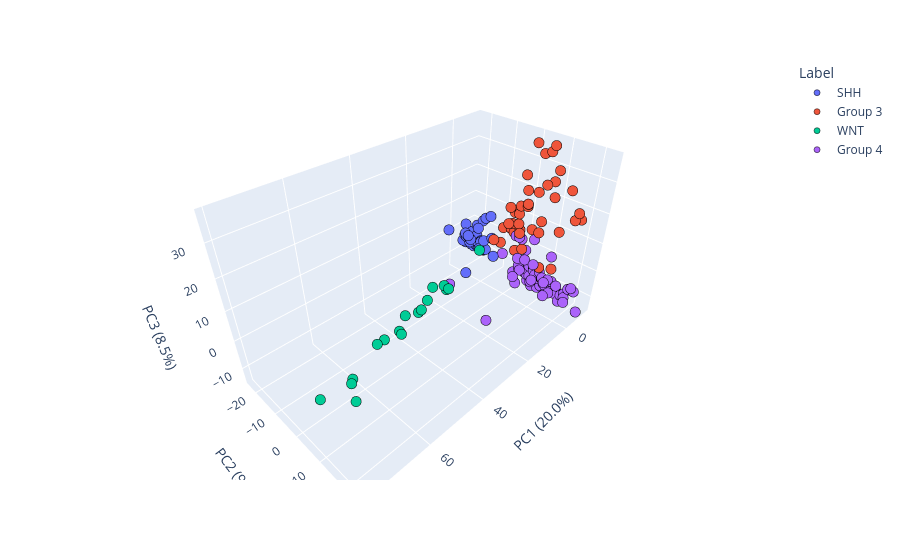

The code cell stored with this chart in its notebook:
### Code cell
import itertools

from mpl_toolkits.mplot3d import Axes3D  # required for 3D plotting

# PCA on selected features with 3 components
pca = PCA(n_components=3)
pca_components = pca.fit_transform(scaled_features)

# Create DataFrame with PCA components
pca_df = pd.DataFrame(data=pca_components, columns=['PC1', 'PC2', 'PC3'])
pca_df['Label'] = labels
pca_df['sample_name'] = freq_significant.index

# 3D plot
fig = plt.figure(figsize=(10, 8))
ax = fig.add_subplot(111, projection='3d')

# Convert label to categorical color
unique_labels = pca_df['Label'].unique()
palette = sns.color_palette("Set2", n_colors=len(unique_labels))
label_color_dict = dict(zip(unique_labels, palette))

# Scatter plot
for label in unique_labels:
    subset = pca_df[pca_df['Label'] == label]
    ax.scatter(subset['PC1'], subset['PC2'], subset['PC3'],
               label=label, s=80, alpha=0.85, edgecolor='black',
               color=label_color_dict[label])

# ax.set_title(f'3D PCA of Top {K} Features', fontsize=14)
ax.set_xlabel(f"PC1 ({pca.explained_variance_ratio_[0]*100:.1f}%)")
ax.set_ylabel(f"PC2 ({pca.explained_variance_ratio_[1]*100:.1f}%)")
ax.set_zlabel(f"PC3 ({pca.explained_variance_ratio_[2]*100:.1f}%)")
ax.legend(title='Subtype', bbox_to_anchor=(1.05, 1), loc='upper left')
plt.tight_layout()
# plt.savefig(Fig_Dir+"/PCA_top2500_features.tiff", dpi= 600)
plt.show()


fig, axes = plt.subplots(2, 3, figsize=(18, 10))

# List of components
components = ['PC1', 'PC2', 'PC3']
pairs = list(itertools.permutations(components, 2))  # all 6 ordered combinations

# Flatten axes for easy indexing
axes = axes.flatten()

# Plot each pair
for i, (x_comp, y_comp) in enumerate(pairs):
    ax = axes[i]
    sns.scatterplot(data=pca_df, x=x_comp, y=y_comp, hue='Label',
                    palette='Set2', s=70, alpha=0.85, edgecolor='black', ax=ax)
    ax.set_title(f'{x_comp} vs {y_comp}', fontsize=12)
    ax.set_xlabel(f"{x_comp} ({pca.explained_variance_ratio_[components.index(x_comp)]*100:.1f}%)")
    ax.set_ylabel(f"{y_comp} ({pca.explained_variance_ratio_[components.index(y_comp)]*100:.1f}%)")
    ax.legend().set_visible(False)
    ax.grid(True, linestyle='--', alpha=0.5)

# Add shared legend outside
handles, labels_ = axes[0].get_legend_handles_labels()
fig.legend(handles, labels_, title='Subtype', bbox_to_anchor=(1.02, 0.5), loc='center left')

# plt.suptitle(f'Pairwise 2D PCA Projections of Top {K} Features', fontsize=16)
plt.tight_layout(rect=[0, 0, 0.92, 0.95])
plt.show()



import plotly.express as px

fig = px.scatter_3d(
    pca_df,
    x='PC1', y='PC2', z='PC3',
    color='Label',
    # title=f'3D PCA of Top {K} Features',
    
    labels={
        'PC1': f"PC1 ({pca.explained_variance_ratio_[0]*100:.1f}%)",
        'PC2': f"PC2 ({pca.explained_variance_ratio_[1]*100:.1f}%)",
        'PC3': f"PC3 ({pca.explained_variance_ratio_[2]*100:.1f}%)"
    },
    opacity=1
)
fig.update_traces(marker=dict(size=6, line=dict(width=0.5, color='black')))
fig.show()

### Figure 1 — Plotly figure (JSON) as saved in the notebook; plotly's stock layout.template omitted (floating-point values rounded to 4 significant figures)
{"data": [{"hovertemplate": "Label=SHH<br>PC1 (20.0%)=%{x}<br>PC2 (9.9%)=%{y}<br>PC3 (8.5%)=%{z}<extra></extra>", "legendgroup": "SHH", "marker": {"color": "#636efa", "line": {"color": "black", "width": 0.5}, "opacity": 1, "size": 6, "symbol": "circle"}, "mode": "markers", "name": "SHH", "scene": "scene", "showlegend": true, "type": "scatter3d", "x": [-3.457, -3.784, -3.656, -4.247, 9.758, -4.078, -4.431, -4.748, -3.867, -4.388, -3.96, -3.021, -3.365, -3.772, -3.741, -4.057, -4.057, -4.104, -3.81, -3.652, -3.496, -1.783, -2.511, -4.207, -0.7237, -4.127, -0.6087, -4.518, -1.99, -1.987, -3.72, 1.332, -4.455, -4.455, -0.7573, -0.6983, -1.028, -3.937, -3.776, -3.314, -4.409, -1.879, -2.58, 2.487, -4.226, -3.739], "y": [-12.8, -18.16, -16.18, -21.53, -8.732, -16.26, -13.03, -14.4, -17.21, -13.92, -19.12, -20.28, -15.19, -18.86, -18.5, -14.3, -14.3, -16.92, -17.26, -15.98, -17.6, -19.73, -14.48, -15.69, -6.002, -12.13, -18.49, -11.05, -13.22, -20.73, -12.8, -15.59, -9.935, -9.935, -18.16, -16.12, -17.58, -18.19, -16.25, -18.72, -16.46, -17.43, -19.96, -23.44, -16.42, -14.04], "z": [-5.313, -0.2355, -3.678, 1.144, -6.314, -1.163, 6.775, 5.084, -5.798, -3.95, -3.779, -5.077, -2.994, -1.934, -5.471, -2.546, -2.546, -2.055, -4.574, 3.162, -3.672, -1.375, 3.084, -2.92, -3.507, -5.145, 0.3017, 8.206, -4.239, -4.165, -1.72, 1.333, 0.2197, 0.2197, -0.9561, -1.285, -0.762, -0.5597, -3.307, -2.548, -3.083, -3.39, -1.98, 0.7807, -5.188, -2.691]}, {"hovertemplate": "Label=Group 3<br>PC1 (20.0%)=%{x}<br>PC2 (9.9%)=%{y}<br>PC3 (8.5%)=%{z}<extra></extra>", "legendgroup": "Group 3", "marker": {"color": "#EF553B", "line": {"color": "black", "width": 0.5}, "opacity": 1, "size": 6, "symbol": "circle"}, "mode": "markers", "name": "Group 3", "scene": "scene", "showlegend": true, "type": "scatter3d", "x": [-6.307, -8.381, -5.261, -7.248, -3.301, -9.973, -7.676, -2.827, -5.953, -6.457, -5.445, -7.762, -6.736, -5.877, -6.301, -7.779, -8.432, -7.878, -7.541, -5.489, -6.14, -7.833, -3.714, -3.079, -6.331, -5.259, -0.7871, -6.406, -8.106, -6.036, -4.895, -5.205, -2.561, -5.766, -5.497, -4.325, -5.601, -5.538, -4.321, -5.179, -9.65], "y": [-3.496, 8.647, 0.7869, 3.605, 3.135, 18.3, 12.95, 8.854, -6.613, 1.139, 2.234, 9.227, 2.384, -1.236, 5.318, 7.676, 11.82, 7.545, 6.789, 2.262, -3.655, 10.04, 9.029, 1.803, -0.316, -0.4689, -6.323, 19.08, 9.471, -2.314, -3.905, 5.632, 4.121, 18.47, -0.4399, -6.149, -0.3536, -2.278, 8.366, -3.917, 13.94], "z": [7.923, 26.07, 26.74, 8.137, 23.13, 16.44, 10.95, 11.07, 5.182, 0.00467, 16.56, -8.468, 36.74, -1.313, 34.44, -4.841, -3.726, 36.99, 35.06, 17.34, 5.979, 30.2, 26.73, 7.788, 6.777, 13.02, 2.86, 20.29, 21.27, 5.167, 8.256, 22.71, 19.2, 17.97, 9.278, 0.3569, 15.72, 12.72, 14.16, 14.07, 24.57]}, {"hovertemplate": "Label=WNT<br>PC1 (20.0%)=%{x}<br>PC2 (9.9%)=%{y}<br>PC3 (8.5%)=%{z}<extra></extra>", "legendgroup": "WNT", "marker": {"color": "#00cc96", "line": {"color": "black", "width": 0.5}, "opacity": 1, "size": 6, "symbol": "circle"}, "mode": "markers", "name": "WNT", "scene": "scene", "showlegend": true, "type": "scatter3d", "x": [42.42, 66.99, 73.31, 52.26, 45.97, 55.08, 36.28, 78.96, 52.97, 31.2, 29.88, -1.359, -3.62, 23.75, 68.73, 24.42, 27.0, 42.53], "y": [-2.435, 5.41, 15.54, 0.01344, -1.074, 0.4593, -3.593, 10.44, 7.962, -5.002, -4.092, -12.47, -12.63, -4.264, 7.39, -4.652, -0.4148, 4.283], "z": [-1.461, -2.16, 3.415, -2.485, -4.137, -1.93, -4.6, 4.475, 5.14, -3.745, 0.8925, -4.352, -5.409, -3.365, -0.8665, -1.681, 0.7811, 4.681]}, {"hovertemplate": "Label=Group 4<br>PC1 (20.0%)=%{x}<br>PC2 (9.9%)=%{y}<br>PC3 (8.5%)=%{z}<extra></extra>", "legendgroup": "Group 4", "marker": {"color": "#ab63fa", "line": {"color": "black", "width": 0.5}, "opacity": 1, "size": 6, "symbol": "circle"}, "mode": "markers", "name": "Group 4", "scene": "scene", "showlegend": true, "type": "scatter3d", "x": [-7.689, -7.544, -8.264, -0.6276, -7.549, -7.809, -8.608, 30.3, -2.072, -8.153, -8.316, -4.877, -6.931, -8.72, -7.455, -6.405, -5.996, -8.208, -7.499, -5.392, -6.897, -7.584, -7.542, -7.039, -6.78, -8.935, -7.925, -7.59, -6.522, -5.303, -4.593, -6.807, -7.609, -5.398, -8.115, -7.634, -7.178, -5.837, -9.415, -6.708, -6.273, -7.836, -5.565, 22.45, -7.792, -5.003, -6.753, -5.369, -6.331, -4.199, -5.638, -7.137, -7.048, -8.098, -7.323, -7.839, -7.839, -5.694, -6.025, -7.125, -6.312, -5.183, -6.391, -4.616, -8.193], "y": [14.92, 11.67, 17.79, 2.649, 10.32, 20.19, 20.88, 16.54, 2.836, 12.07, 12.47, -0.3531, 18.62, 12.78, 7.817, 0.882, 5.523, 12.75, 9.283, 12.26, 8.425, 6.287, 2.059, 3.48, 6.167, 10.19, 8.072, 11.13, 4.129, 13.06, 2.379, 2.875, 6.819, 0.6255, 11.41, 5.779, 23.58, -1.188, 15.17, 7.2, 5.59, 14.47, 1.137, -4.161, 19.21, 19.78, 4.395, 0.4701, 0.8981, 12.66, -5.845, 6.204, 9.766, 9.675, 4.218, 5.727, 5.727, 3.264, 11.21, 16.76, 6.302, 6.678, 13.22, 7.374, 16.78], "z": [-8.561, -7.705, -10.54, -7.41, -9.922, -6.836, -8.222, 1.044, -10.66, -8.394, -8.449, -9.142, -10.9, -10.08, -9.051, -7.98, -8.488, -8.169, -11.34, -12.22, -12.07, -11.27, -0.5411, -7.285, -12.49, -11.37, -6.601, -10.57, -8.782, 3.05, -6.894, -8.594, -10.97, -3.41, -12.0, -5.99, -14.09, 4.371, -12.32, -7.532, 5.673, -11.83, -6.086, -1.895, -7.65, -11.04, -11.19, 4.755, 3.787, -11.86, -4.588, -6.462, -7.615, -8.739, -5.737, -9.198, -9.198, -2.921, -8.257, -13.49, -3.663, -9.811, -11.6, -8.499, -11.64]}], "layout": {"legend": {"title": {"text": "Label"}, "tracegroupgap": 0}, "margin": {"t": 60}, "scene": {"domain": {"x": [0, 1], "y": [0, 1]}, "xaxis": {"title": {"text": "PC1 (20.0%)"}}, "yaxis": {"title": {"text": "PC2 (9.9%)"}}, "zaxis": {"title": {"text": "PC3 (8.5%)"}}}}}
